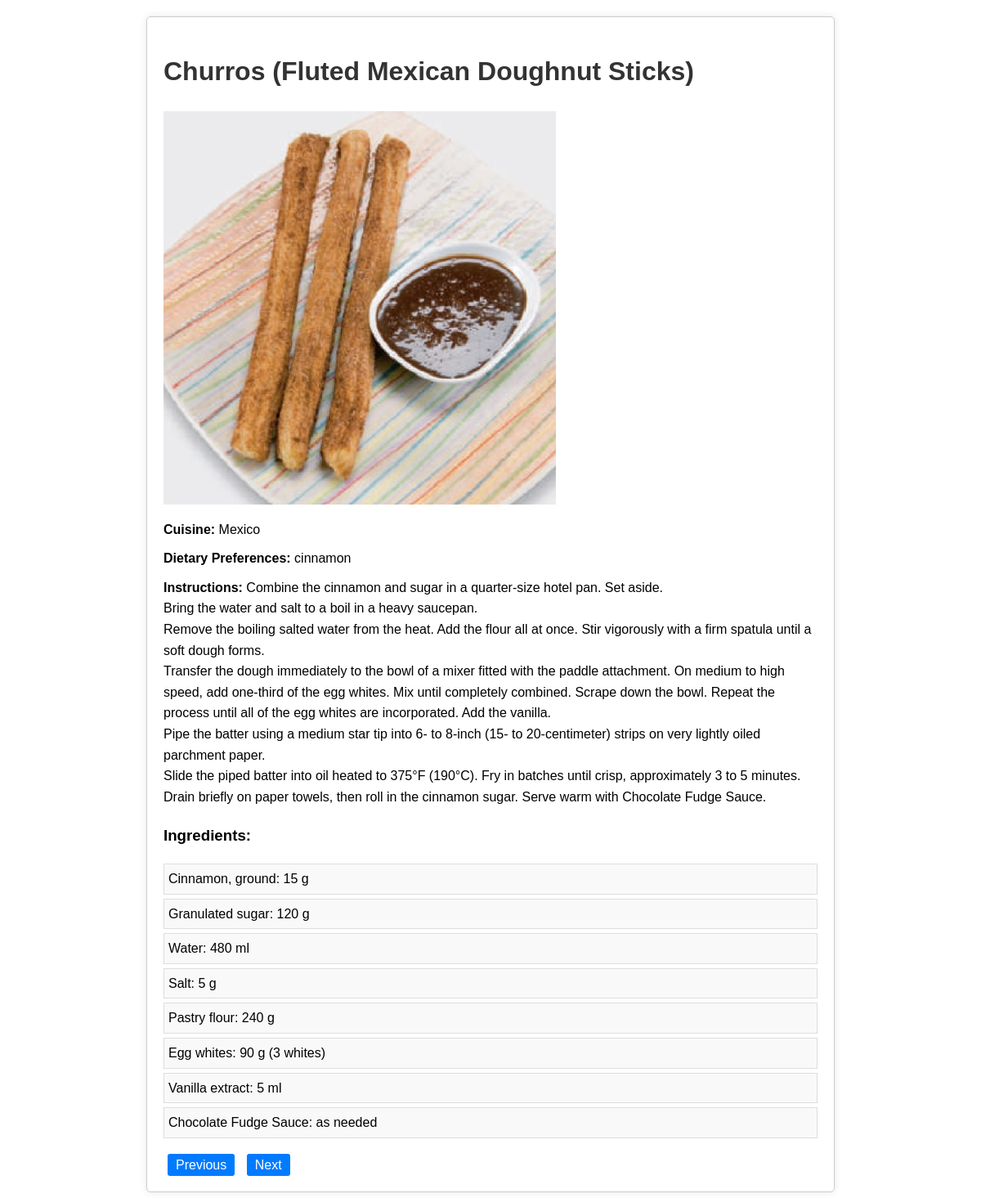
The app's page /home.php?id=4 with its own data.
### tables this page shows
CREATE TABLE recipes (
    id INT NOT NULL AUTO_INCREMENT,
    user_id INT NOT NULL,
    title VARCHAR(100) NOT NULL,
    instructions TEXT NOT NULL,
    image_url VARCHAR(255),   
    cuisine VARCHAR(50),
    dietary_preferences VARCHAR(50),
    PRIMARY KEY (id)
);

CREATE TABLE recipe_ingredients (
    recipe_id INT NOT NULL,
    ingredient VARCHAR(100) NOT NULL,   
    amount VARCHAR(50) NOT NULL
);

### home.php (the view, shortened to what this page needs)
<?php
$host = 'localhost';
$db = 'grouptask';
$user = 'cst8285';
$password = 'password';
$mysqli = new mysqli($host, $user, $password, $db);
$currentId = isset($_GET['id']) ? (int)$_GET['id'] : 1;
$recipeStmt = $mysqli->prepare("SELECT id, title, instructions, image_url, cuisine, dietary_preferences FROM recipes WHERE id = ?");
$recipeStmt->bind_param("i", $currentId);
$recipeStmt->execute();
$recipe = $recipeStmt->get_result()->fetch_assoc();
$ingredientsStmt = $mysqli->prepare("SELECT ingredient, amount FROM recipe_ingredients WHERE recipe_id = ?");
$ingredientsStmt->bind_param("i", $currentId);
$ingredientsStmt->execute();
$ingredients = $ingredientsStmt->get_result();
$prevStmt = $mysqli->prepare("SELECT MAX(id) AS id FROM recipes WHERE id < ?");
$prevStmt->bind_param("i", $currentId);
$prevStmt->execute();
$prevId = $prevStmt->get_result()->fetch_assoc()['id'];
$nextStmt = $mysqli->prepare("SELECT MIN(id) AS id FROM recipes WHERE id > ?");
$nextStmt->bind_param("i", $currentId);
$nextStmt->execute();
$nextId = $nextStmt->get_result()->fetch_assoc()['id'];
?>
<!DOCTYPE html>
<html lang="en">
<head>
</head>
<body>
    <div class="recipe-container">
        <?php if ($recipe): ?>
            <div class="recipe-header">
                <h1><?php echo htmlspecialchars($recipe['title']); ?></h1>
                <img src="<?php echo htmlspecialchars($recipe['image_url']); ?>" alt="<?php echo htmlspecialchars($recipe['title']); ?>">
            </div>
            <div class="recipe-details">
                <p><strong>Cuisine:</strong> <?php echo htmlspecialchars($recipe['cuisine']); ?></p>
                <p><strong>Dietary Preferences:</strong> <?php echo htmlspecialchars($recipe['dietary_preferences']); ?></p>
                <p><strong>Instructions:</strong> <?php echo nl2br(htmlspecialchars($recipe['instructions'])); ?></p>
            </div>
            <div class="ingredients">
                <h3>Ingredients:</h3>
                <ul>
                    <?php while ($ingredient = $ingredients->fetch_assoc()): ?>
                        <li><?php echo htmlspecialchars($ingredient['ingredient']); ?>: <?php echo htmlspecialchars($ingredient['amount']); ?></li>
                    <?php endwhile; ?>
                </ul>
            </div>
            <div class="pagination">
                <?php if ($prevId): ?>
                    <a href="?id=<?php echo $prevId; ?>">Previous</a>
                <?php endif; ?>
                <?php if ($nextId): ?>
                    <a href="?id=<?php echo $nextId; ?>">Next</a>
                <?php endif; ?>
            </div>
        <?php else: ?>
            <p>Recipe not found.</p>
        <?php endif; ?>
    </div>
</body>
</html>

### home.php (style rules this page uses)
body { font-family: Arial, sans-serif; margin: 20px; line-height: 1.6; }
h1 { color: #333; }
.recipe-container { max-width: 800px; margin: auto; border: 1px solid #ccc; padding: 20px; border-radius: 5px; box-shadow: 0 0 10px rgba(0, 0, 0, 0.1); }
.recipe-header img { max-width: 100%; height: auto; }
.recipe-details p { margin: 10px 0; }
.ingredients { margin: 20px 0; }
.ingredients ul { list-style-type: none; padding: 0; }
.ingredients li { background: #f9f9f9; padding: 5px; margin-bottom: 5px; border: 1px solid #ddd; }
.pagination a { margin: 0 5px; text-decoration: none; padding: 5px 10px; background: #007bff; color: white; border-radius: 3px; }

### records on screen
recipes: title "Churros (Fluted Mexican Doughnut Sticks)", image_url (picture), cuisine "Mexico", dietary_preferences "cinnamon", instructions "Combine the cinnamon and sugar in a quarter-size hotel pan. Set aside. Bring the water and salt to a boil in a heavy saucepan. Remove the boiling salted water from the heat. Add the flour all at once. Stir vigorously with a firm spatula until a soft dough forms. Transfer the dough immediately to the bowl of a mixer fitted with the paddle attachment. On medium to high speed, add one-third of the egg whites. Mix until completely combined. Scrape down the bowl. Repeat the process until all of the egg whites are incorporated. Add the vanilla. Pipe the batter using a medium star tip into 6- to 8-inch (15- to 20-centimeter) strips on very lightly oiled parchment paper. Slide the piped batter into…"
recipe_ingredients: ingredient "Cinnamon, ground", amount "15 g"
recipe_ingredients: ingredient "Granulated sugar", amount "120 g"
recipe_ingredients: ingredient "Water", amount "480 ml"
recipe_ingredients: ingredient "Salt", amount "5 g"
recipe_ingredients: ingredient "Pastry flour", amount "240 g"
recipe_ingredients: ingredient "Egg whites", amount "90 g (3 whites)"
recipe_ingredients: ingredient "Vanilla extract", amount "5 ml"
recipe_ingredients: ingredient "Chocolate Fudge Sauce", amount "as needed"
